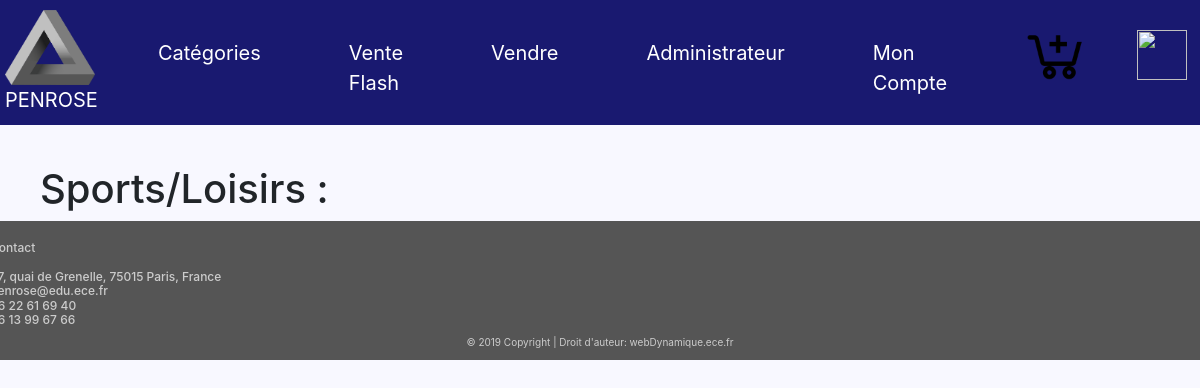
Before: /liste_sport_fiche.php with the older database file.
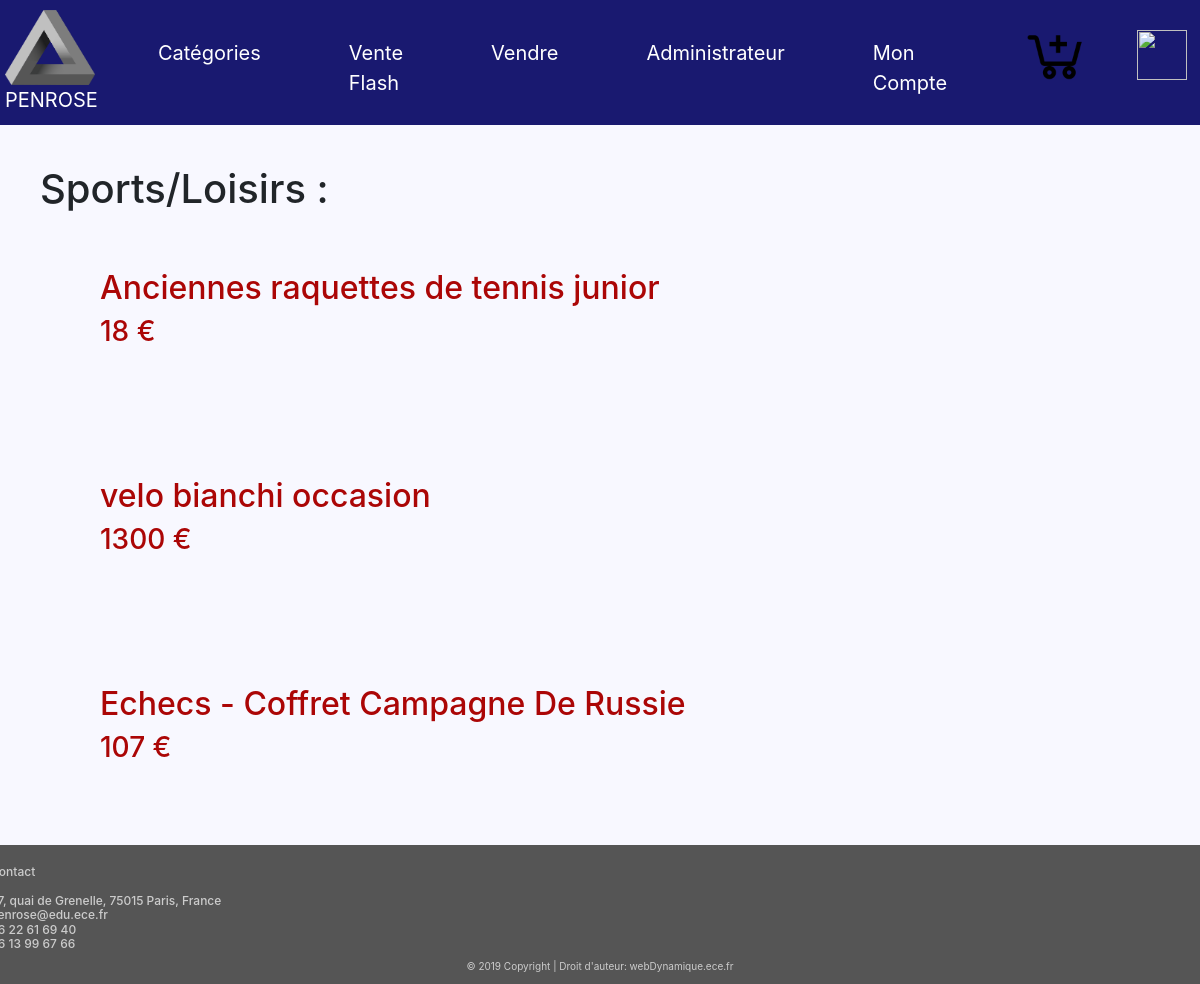
After: the same page with the newer database file.
### tables this page shows
CREATE TABLE IF NOT EXISTS `items` (
  `ID` int(50) NOT NULL AUTO_INCREMENT,
  `Titre` varchar(255) NOT NULL,
  `Photos` varchar(255) NOT NULL,
  `Description` varchar(1000) NOT NULL,
  `Video` varchar(255) NOT NULL,
  `Categorie` varchar(255) NOT NULL,
  `Prix` varchar(255) NOT NULL,
  `vendu` int(50) NOT NULL,
  `id_vend` int(11) NOT NULL,
  PRIMARY KEY (`ID`),
  KEY `ID` (`ID`)
);

### liste_sport_fiche.php (the view, shortened to what this page needs)
<!DOCTYPE html>
<html>
<head>
<link rel="stylesheet"
href="https://stackpath.bootstrapcdn.com/bootstrap/4.1.3/css/bootstrap.min.css">
<link rel="stylesheet" type="text/css" href="styles.css">
</head>
<body>
<nav class="navbar navbar-expand-md">
<a class="navbar-brand" href="https://sites.google.com/site/tpe44lesillusionsoptiques/info-presse-classeur/le-triangle-de-penrose"><img class="logo" src="logo.png" height='75' width='90'/><br>	PENROSE</a>
<div class="collapse navbar-collapse" id="main-navigation">
<ul class="navbar-nav">
<li class="nav-item"><a class="nav-link"
href="Categorie.php">Catégories</a></li>
<li class="nav-item"><a class="nav-link" href="Venteflash.php">Vente Flash</a></li>
<li class="nav-item"><a class="nav-link"
href="verif_vendeur.php">Vendre</a></li>
<li class="nav-item"><a class="nav-link"
href="verif_admi.php">Administrateur</a></li>
<li class="nav-item"><a class="nav-link"
href="verif_acheteur.php">Mon Compte</a></li>
<a class="navbar-brand" href="Panier.php"><img class="panier" src="panier.png" height='70' width='70'> </a>
<a class="navbar-brand" href="logout.php"><img class="deco" src="Deco.png" height='50' width='50'> </a>
</ul>
</div>
</nav>
<?php
$database = "ece_amazon";
$db_handle = mysqli_connect('localhost', 'root', '');
$db_found = mysqli_select_db($db_handle, $database);
if($db_found)
{
	if(isset($_GET['show']))
	{
		$product=$_GET['show'];
		$sql = "SELECT * from items WHERE Titre='$product'";
		$result = mysqli_query($db_handle, $sql);
		$data = mysqli_fetch_assoc($result);
		$description=$data["Description"];
		?>
		<br>
		<div  style="margin-left: 750px; color:#AB0606; margin-top: 50px;">
			<img style="margin-left: -700px; margin-bottom: -300px;" src="<?php echo $data["Photos"];?>">
			<h1><?php echo $data["Titre"];?></h1>
			<h2 style="margin-left: 40px;"> <?php echo $data["Prix"];?> €</h2>
			<a href="Panier.php?action=ajout&amp;l=<?php echo $data["Titre"];?>&amp;q=1&amp;p=<?php echo $data["Prix"];?>&amp;ph=<?php echo $data["Photos"];?>" onclick="window(this.href, '',
'toolbar=no, location=no, directories=no, status=yes, scrollbars=yes, resizable=yes, copyhistory=no, width=600, height=350'); return false;">Ajouter au panier</a>
			<a href="liste_livre_fiche.php"><h4 style="margin-left: 40px; color:#000000;" >Retour</h4></a>
		</div><br>
		<?php
	}
	else
	{
		?><div style="margin-left: 40px; margin-top: 40px; " ><h1 > Sports/Loisirs : </h1></div><?php
		$sql = "SELECT * from items WHERE Categorie='Sports'";
		$result = mysqli_query($db_handle, $sql);
		while($data = mysqli_fetch_assoc($result))
		{
			?>
			<br><br>
			<div style="margin-left:100px;">
				<a href="?show=<?php echo $data["Titre"];?>"><h2 style="color:#AB0606;"><?php echo $data["Titre"];?></h2></a>
				<h3 style="color:#AB0606;"><?php echo $data["Prix"];?> € </h3>
			</div>
			<br/><br/><br/>
			<?php
		}
	}
	}
	?>
	<footer class="page-footer">
<div class="container">
<div class="row">
<div class="col-lg-8 col-md-8 col-sm-12">
</div>
<h4 class="contact">Contact<br> <br>
37, quai de Grenelle, 75015 Paris, France <br>
penrose@edu.ece.fr <br>
06 22 61 69 40 <br>
06 13 99 67 66</h4>
</div>
</div>
<div class="copyright">&copy; 2019 Copyright | Droit
d'auteur: webDynamique.ece.fr </div>
</footer>
</body>
</html>

Changed rows visible on the page:
now on this page (row edited): items: Titre "Anciennes raquettes de tennis junior", Prix "18"
now on this page (row edited): items: Titre "velo bianchi occasion", Prix "1300"
now on this page (row edited): items: Titre "Echecs - Coffret Campagne De Russie", Prix "107"
